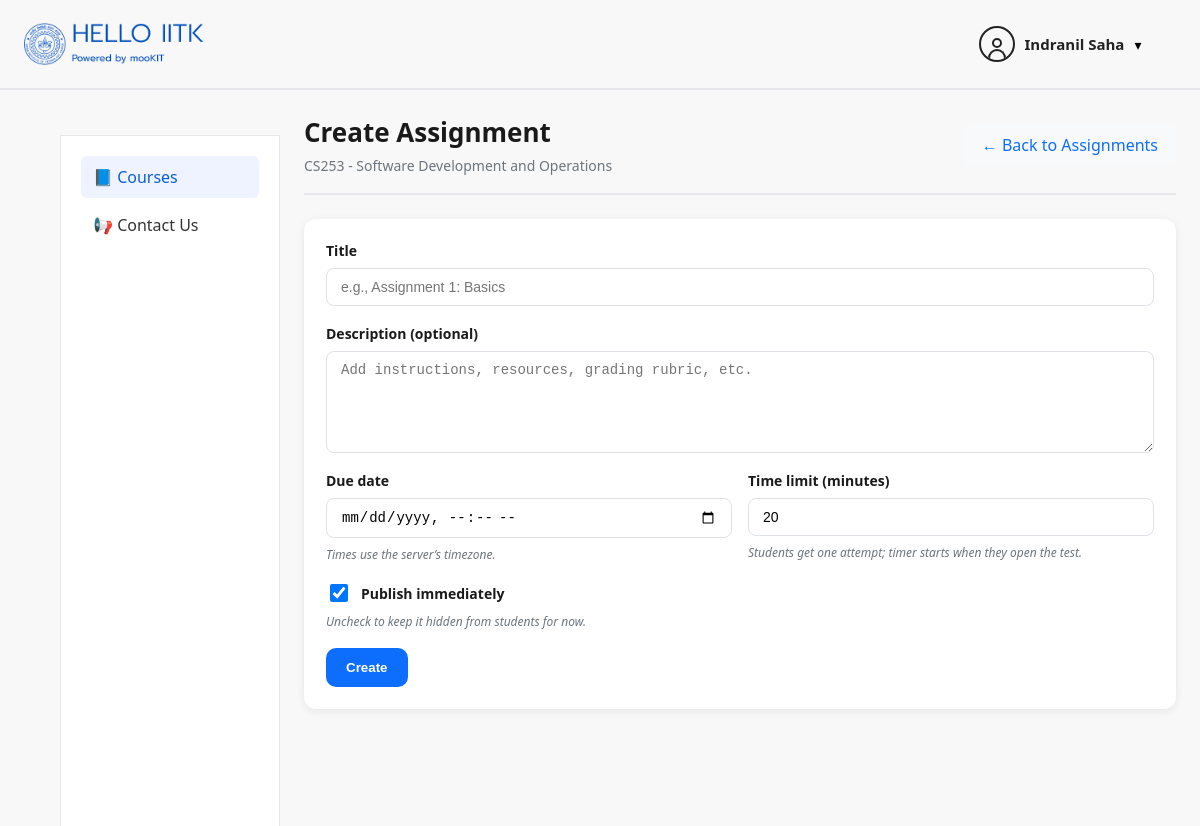
The page /assignments/1/professor/create/ (signed in) on the database its author committed.
### users/models.py (models this page shows, shortened)
class User(AbstractUser):
    ROLE_CHOICES = [
        ('student', 'Student'),
        ('professor', 'Professor'),
        ('ta', 'Teaching Assistant'),
        ('admin', 'Admin'),
    ]
    role = models.CharField(
        max_length=20,
        choices=ROLE_CHOICES,
        default='student'
    )
    department = models.CharField(max_length=100, blank=True)

### courses/models.py (models this page shows, shortened)
class Course(models.Model):
    code = models.CharField(max_length=10, unique=True)
    name = models.CharField(max_length=100)
    semester = models.ForeignKey(
        Semester,
        on_delete=models.CASCADE,
        related_name="courses"
    )

### assignments/views.py (the view, shortened to what this page needs)
# urls.py: path("<int:course_id>/professor/create/", create_assignment, name="create_assignment"),
@login_required
def create_assignment(request, course_id: int):
    if not CourseProfessor.objects.filter(course_id=course_id, professor=request.user).exists():
        return redirect("/courses/")
    course = get_object_or_404(Course, id=course_id)
    return render(
        request,
        "assignments/create_assignment.html",
        {
            "course": course,
            "course_id": course_id,
            "assignment": None,
            "nav_active": "courses",
        },
    )

### templates/assignments/create_assignment.html (shortened to what this page needs)
{% extends "courses/base.html" %}
{% load static %}
{% block content %}
<div class="course-detail-header">
  <div class="course-title-section">
    <h1 class="course-title">
      {% if assignment %}Edit Assignment{% else %}Create Assignment{% endif %}
    </h1>
    <p class="course-semester">{{ course.code }} - {{ course.name }}</p>
  </div>
  <div class="header-actions">
    <a href="/assignments/{{ course_id }}/professor/" class="back-link">← Back to Assignments</a>
  </div>
</div>
<div class="form-card">
  <form method="post" class="assignment-form">
    <div class="form-group">
      <label for="title">Title</label>
      <input
        id="title"
        name="title"
        type="text"
        class="form-input"
        placeholder="e.g., Assignment 1: Basics"
        value="{{ assignment.title|default_if_none:'' }}"
        required
      />
    </div>
    <div class="form-group">
      <label for="description">Description (optional)</label>
      <textarea
        id="description"
        name="description"
        class="form-textarea"
        rows="5"
        placeholder="Add instructions, resources, grading rubric, etc."
      >{{ assignment.description|default_if_none:'' }}</textarea>
    </div>
    <div class="form-row">
      <div class="form-group">
        <label for="due_date">Due date</label>
        <input
          id="due_date"
          name="due_date"
          type="datetime-local"
          class="form-input"
          value="{% if assignment %}{{ assignment.due_date|date:'Y-m-d\\TH:i' }}{% endif %}"
          required
        />
        <small class="form-hint">Times use the server’s timezone.</small>
      </div>
      <div class="form-group">
        <label for="duration_minutes">Time limit (minutes)</label>
        <input
          id="duration_minutes"
          name="duration_minutes"
          type="number"
          min="1"
          max="300"
          class="form-input"
          value="{% if assignment %}{{ assignment.duration_minutes }}{% else %}20{% endif %}"
          required
        />
        <small class="form-hint">Students get one attempt; timer starts when they open the test.</small>
      </div>
    </div>
    <div class="form-row">
      <div class="form-group">
        <label class="checkbox-label">
          <input
            type="checkbox"
            name="is_published"
            class="form-checkbox"
            {% if not assignment or assignment.is_published %}checked{% endif %}
          />
          <span>Publish immediately</span>
        </label>
        <small class="form-hint">Uncheck to keep it hidden from students for now.</small>
      </div>
    </div>
    <button type="submit" class="primary-btn">
      {% if assignment %}Save Changes{% else %}Create{% endif %}
    </button>
  </form>
</div>
{% endblock %}

### templates/courses/includes/header.html (shortened to what this page needs)
{% load static %}
<header class="topbar">
  <div class="topbar-left">
    <img src="{% static 'img/iitk_logo.png' %}" class="topbar-logo">
  </div>
  <div class="profile-wrapper">
    <div class="profile-trigger" onclick="toggleProfileDropdown()">
      <div class="profile-icon">
        <div class="profile-head"></div>
        <div class="profile-body"></div>
      </div>
      <span class="profile-name">
        {{ request.user.get_full_name|default:request.user.username }}
      </span>
      <span class="chevron">▾</span>
    </div>
  </div>
</header>

### static/css/courses.css (style rules this page uses)
* { box-sizing: border-box; }
body { margin: 0; font-family: "Segoe UI", Arial, sans-serif; background: #ffffff; }
.profile-wrapper { margin-right: 3%; }
.profile-icon { width: 36px; height: 36px; border: 2px solid #222; border-radius: 50%; position: relative; cursor: pointer; overflow: hidden; }
.profile-head { width: 10px; height: 10px; bottom:-3px; border: 2px solid #222; border-radius: 50%; position: absolute; top: 10px; left: 50%; transform: translateX(-50%); background: transparent; transition: background 0.2s ease; }
.profile-body { width: 18px; height: 10px; border: 2px solid #222; border-bottom: none; border-radius: 10px 10px 0 0; position: absolute; bottom: 1px; left: 50%; transform: translateX(-50%); background: transparent; transition: background 0.2s ease; }
.profile-name { font-size: 14px; font-weight: 500; }
.profile-wrapper { position: relative; display: flex; align-items: center; }
.profile-trigger { display: flex; align-items: center; gap: 10px; cursor: pointer; }
.profile-icon { width: 36px; height: 36px; border: 2px solid #222; border-radius: 50%; display: flex; align-items: center; justify-content: center; }
.profile-name { font-size: 15px; font-weight: 600; color: #222; }
.chevron { font-size: 14px; }
.topbar { height: 90px; display: flex; justify-content: space-between; align-items: center; padding: 0 24px; border-bottom: 2px solid #e5e7eb; background: #f8f8f8; }
.topbar-left { width: 200px; display: flex; align-items: center; gap: 12px; }
.topbar-logo { width: 200px; }

### templates/assignments/create_assignment.html (style rules this page uses)
.course-detail-header { display: flex; justify-content: space-between; align-items: center; margin-bottom: 24px; padding-bottom: 18px; border-bottom: 2px solid #e5e7eb; }
.course-title { font-size: 26px; font-weight: 700; color: #1a1a1a; margin: 0 0 6px 0; }
.course-semester { font-size: 14px; color: #6c757d; margin: 0; }
.header-actions { display: flex; gap: 12px; align-items: center; }
.back-link { padding: 10px 18px; background: #f8f9fa; color: #0d6efd; text-decoration: none; border-radius: 6px; font-weight: 500; transition: all 0.2s; }
.form-card { background: white; border-radius: 12px; padding: 22px; box-shadow: 0 2px 8px rgba(0,0,0,0.08); max-width: 900px; }
.assignment-form { display: flex; flex-direction: column; gap: 18px; }
.form-row { display: grid; grid-template-columns: 1fr 1fr; gap: 16px; }
.form-group { display: flex; flex-direction: column; gap: 8px; }
.form-group label { font-size: 14px; font-weight: 700; color: #1a1a1a; }
.form-input, .form-textarea { padding: 10px 14px; border: 1px solid #dee2e6; border-radius: 8px; font-size: 14px; transition: all 0.2s; }
.checkbox-label { display: flex; align-items: center; gap: 10px; cursor: pointer; font-weight: 600; }
.form-checkbox { width: 18px; height: 18px; }
.form-hint { font-size: 12px; color: #6c757d; font-style: italic; }
.primary-btn { padding: 12px 20px; background: #0d6efd; color: white; border: none; border-radius: 10px; font-weight: 700; cursor: pointer; transition: all 0.2s; width: fit-content; }

### rows shown on the page
User: user.get_full_name "Indranil Saha"
Course: code "CS253", name "Software Development and Operations"
